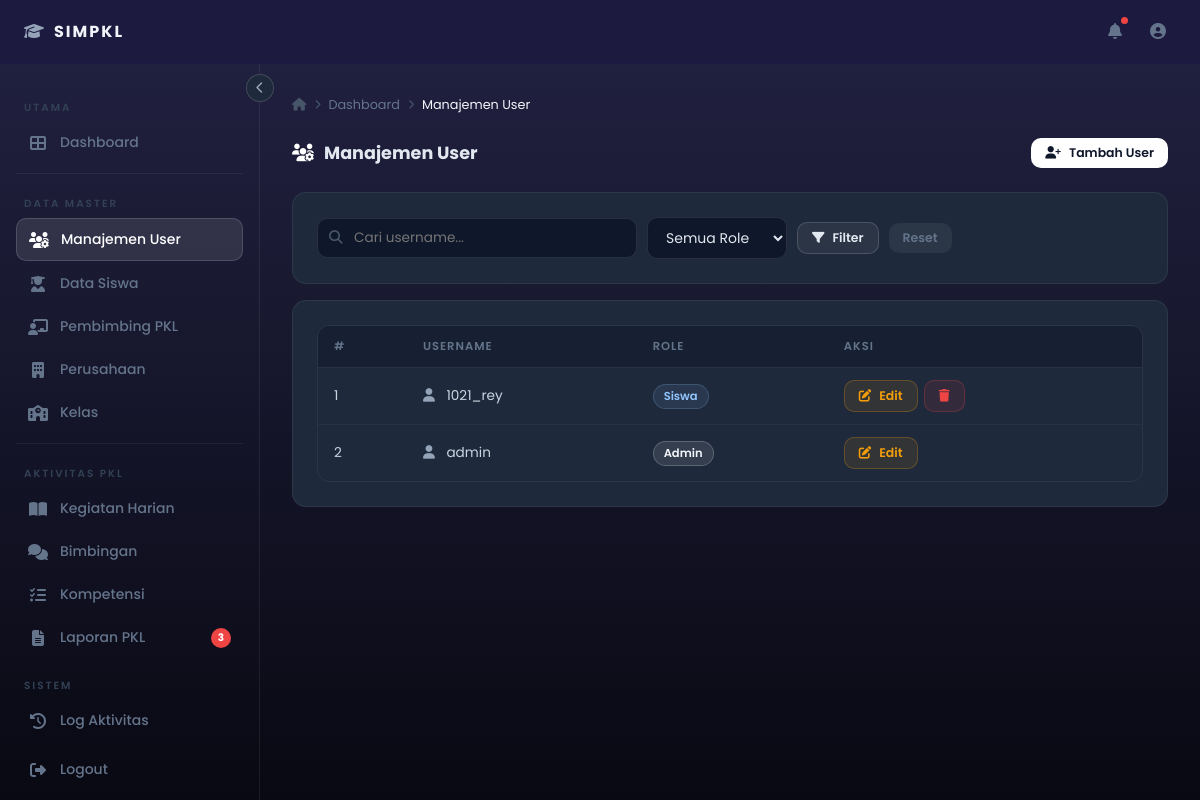
The app's page /admin-users.php (signed in) with its own data.
### tables this page shows
CREATE TABLE `users` (
  `id_users` int(11) NOT NULL,
  `username` varchar(100) NOT NULL,
  `password` varchar(255) NOT NULL,
  `role` enum('admin','siswa','pembimbing','wakasek') NOT NULL DEFAULT 'siswa',
  `created_at` timestamp NOT NULL DEFAULT current_timestamp(),
  `is_deleted` tinyint(1) NOT NULL DEFAULT 0
);

### config.php (called while the page is built, shortened)
<?php
$conn = mysqli_connect(DB_HOST, DB_USER, DB_PASS, DB_NAME);
mysqli_set_charset($conn, 'utf8mb4');
function clean($data) {
    global $conn;
    return mysqli_real_escape_string($conn, trim(htmlspecialchars($data)));
}
?>

### admin-users.php (the view, shortened to what this page needs)
<?php
include "config.php";
$search = clean($_GET['s'] ?? '');
$where  = "WHERE is_deleted = 0";
$rows = mysqli_query($conn, "SELECT * FROM users $where ORDER BY id_users DESC");
include '_header_admin.php';
?>
<div class="page-header">
  <h2><i class="fas fa-users-cog"></i> Manajemen User</h2>
  <button class="btn btn-primary btn-sm" onclick="openModal()">
    <i class="fas fa-user-plus"></i> Tambah User
  </button>
</div>
<div class="card" style="margin-bottom:16px;">
  <form method="GET" style="display:flex;gap:10px;flex-wrap:wrap;align-items:center;">
    <div class="search-bar"><i class="fas fa-search"></i>
      <input type="text" name="s" placeholder="Cari username..." value="<?php echo htmlspecialchars($search);?>"/>
    </div>
    <select name="role" class="form-control" style="width:auto;padding:9px 14px;">
      <option value="">Semua Role</option>
    </select>
    <button type="submit" class="btn btn-secondary btn-sm"><i class="fas fa-filter"></i> Filter</button>
    <a href="admin-users.php" class="btn btn-sm" style="background:rgba(255,255,255,.06);color:#64748b;">Reset</a>
  </form>
</div>
<div class="card">
  <div class="table-wrapper">
    <table>
      <thead>
        <tr><th>#</th><th>Username</th><th>Role</th><th>Aksi</th></tr>
      </thead>
      <tbody>
      <?php $no=1; while($r=mysqli_fetch_assoc($rows)): ?>
      <tr>
        <td><?php echo $no++;?></td>
        <td><i class="fas fa-user" style="color:#94a3b8;margin-right:8px;"></i>
          <?php echo htmlspecialchars($r['username']);?></td>
        <td><?php
          $map = ['admin'=>'pill-white','siswa'=>'pill-blue','pembimbing'=>'pill-yellow','wakasek'=>'pill-purple'];
          $cls = $map[$r['role']] ?? 'pill-white';
          echo "<span class='pill {$cls}'>".ucfirst($r['role'])."</span>";
        ?></td>
        <td style="display:flex;gap:6px;">
          <button class="btn btn-warning btn-sm"
            onclick="editUser(<?php echo $r['id_users'].',\''.htmlspecialchars($r['username']).'\',\''.$r['role'].'\'';?>)">
            <i class="fas fa-edit"></i> Edit
          </button>
          <?php if ($r['id_users'] != $_SESSION['user']['id_user']): ?>
          <a href="user_aksi.php?hapus=<?php echo $r['id_users'];?>" class="btn btn-danger btn-sm"
             onclick="return confirm('Yakin hapus user ini dari tampilan?')">
            <i class="fas fa-trash"></i>
          </a>
          <?php endif;?>
        </td>
      </tr>
      <?php endwhile;?>
      </tbody>
    </table>
  </div>
</div>
<?php include '_footer_admin.php'; ?>

### style.css (style rules this page uses)
*, *::before, *::after { box-sizing: border-box; margin: 0; padding: 0; }
html { scroll-behavior: smooth; }
body { font-family: 'Poppins', sans-serif; background: linear-gradient(to bottom, #222243, #090913); color: #e2e8f0; min-height: 100vh; }
a { text-decoration: none; color: inherit; }
h2 { font-size: 1.25rem; font-weight: 600; color: #e2e8f0; }
.btn { display: inline-flex; align-items: center; gap: 8px; padding: 10px 20px; border-radius: 10px; font-family: 'Poppins', sans-serif; font-size: 0.85rem; font-weight: 600; cursor: pointer; transition: all 0.2s; border: none; text-decoration: none; }
.btn-primary { background: #ffffff; color: #0f172a; }
.btn-secondary { background: rgba(255,255,255,0.06); color: #e2e8f0; border: 1px solid rgba(255,255,255,0.15); }
.btn-danger { background: rgba(239,68,68,0.1); color: #ef4444; border: 1px solid rgba(239,68,68,0.25); }
.btn-warning { background: rgba(245,158,11,0.1); color: #f59e0b; border: 1px solid rgba(245,158,11,0.25); }
.btn-sm { padding: 6px 14px; font-size: 0.78rem; }
.form-control { width: 100%; padding: 10px 14px; background: #0f172a; border: 1px solid rgba(255,255,255,0.1); border-radius: 10px; color: #e2e8f0; font-family: 'Poppins', sans-serif; font-size: 0.875rem; transition: border-color 0.2s, box-shadow 0.2s; outline: none; }
.form-control::placeholder { color: #475569; }
select.form-control { cursor: pointer; }
select.form-control option { background: #1e293b; }
.card { background: #1e293b; border: 1px solid rgba(255,255,255,0.07); border-radius: 14px; padding: 24px; }
.table-wrapper { overflow-x: auto; border-radius: 12px; border: 1px solid rgba(255,255,255,0.06); }
table { width: 100%; border-collapse: collapse; font-size: 0.85rem; }
thead tr { background: #162032; border-bottom: 1px solid rgba(255,255,255,0.08); }
thead th { padding: 12px 16px; text-align: left; font-size: 0.72rem; font-weight: 600; color: #64748b; letter-spacing: 1px; text-transform: uppercase; white-space: nowrap; }
tbody tr { border-bottom: 1px solid rgba(255,255,255,0.04); transition: background 0.15s; }
tbody tr:last-child { border-bottom: none; }
tbody td { padding: 12px 16px; color: #cbd5e1; vertical-align: middle; }
.pill { display: inline-flex; align-items: center; gap: 5px; padding: 3px 10px; border-radius: 99px; font-size: 0.72rem; font-weight: 600; }
.pill-white { background: rgba(255,255,255,0.1); color: #f1f5f9; border: 1px solid rgba(255,255,255,0.2); }
.pill-blue { background: rgba(147,197,253,0.1); color: #93c5fd; border: 1px solid rgba(147,197,253,0.2); }
.search-bar { position: relative; max-width: 320px; }
.search-bar i { position: absolute; left: 12px; top: 50%; transform: translateY(-50%); color: #475569; font-size: 0.85rem; }
.search-bar input { width: 100%; padding: 9px 14px 9px 36px; background: #0f172a; border: 1px solid rgba(255,255,255,0.1); border-radius: 10px; color: #e2e8f0; font-family: 'Poppins', sans-serif; font-size: 0.85rem; outline: none; transition: border-color 0.2s; }
.page-header { display: flex; align-items: center; justify-content: space-between; gap: 16px; margin-bottom: 24px; flex-wrap: wrap; }
.page-header h2 { font-size: 1.1rem; font-weight: 700; color: #e2e8f0; display: flex; align-items: center; gap: 10px; }
.page-header h2 i { color: #ffffff; }

### records on screen
users: username "1021_rey", role "Siswa"
users: username "admin", role "Admin"

### other values on screen
$label "Dashboard Manajemen User Data Siswa Pembimbing PKL Perusahaan Kelas Kegiatan Harian Bimbingan Kompetensi Laporan PKL Log Aktivitas Logout"
$badge "3"
$page_title "Manajemen User"
